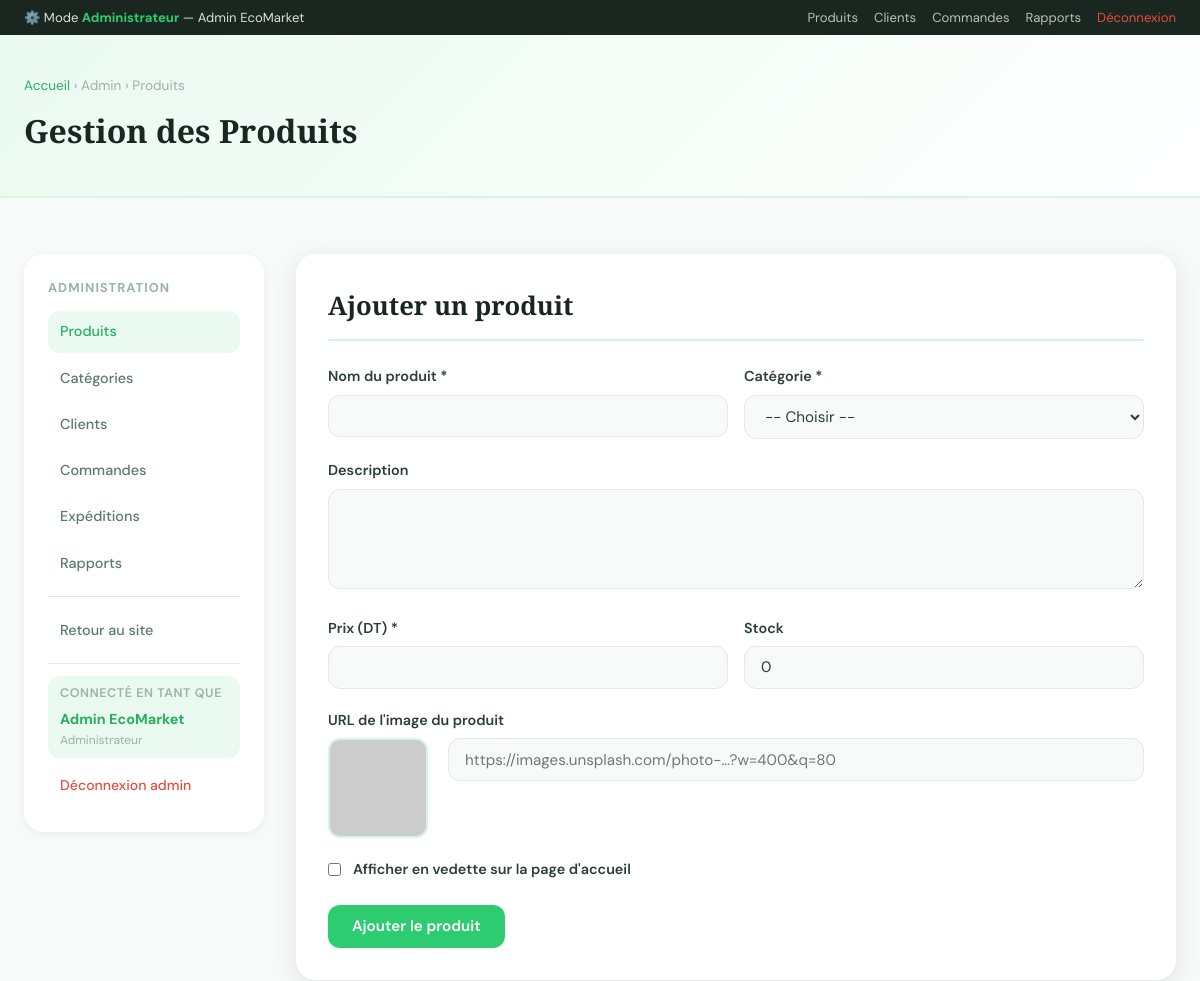
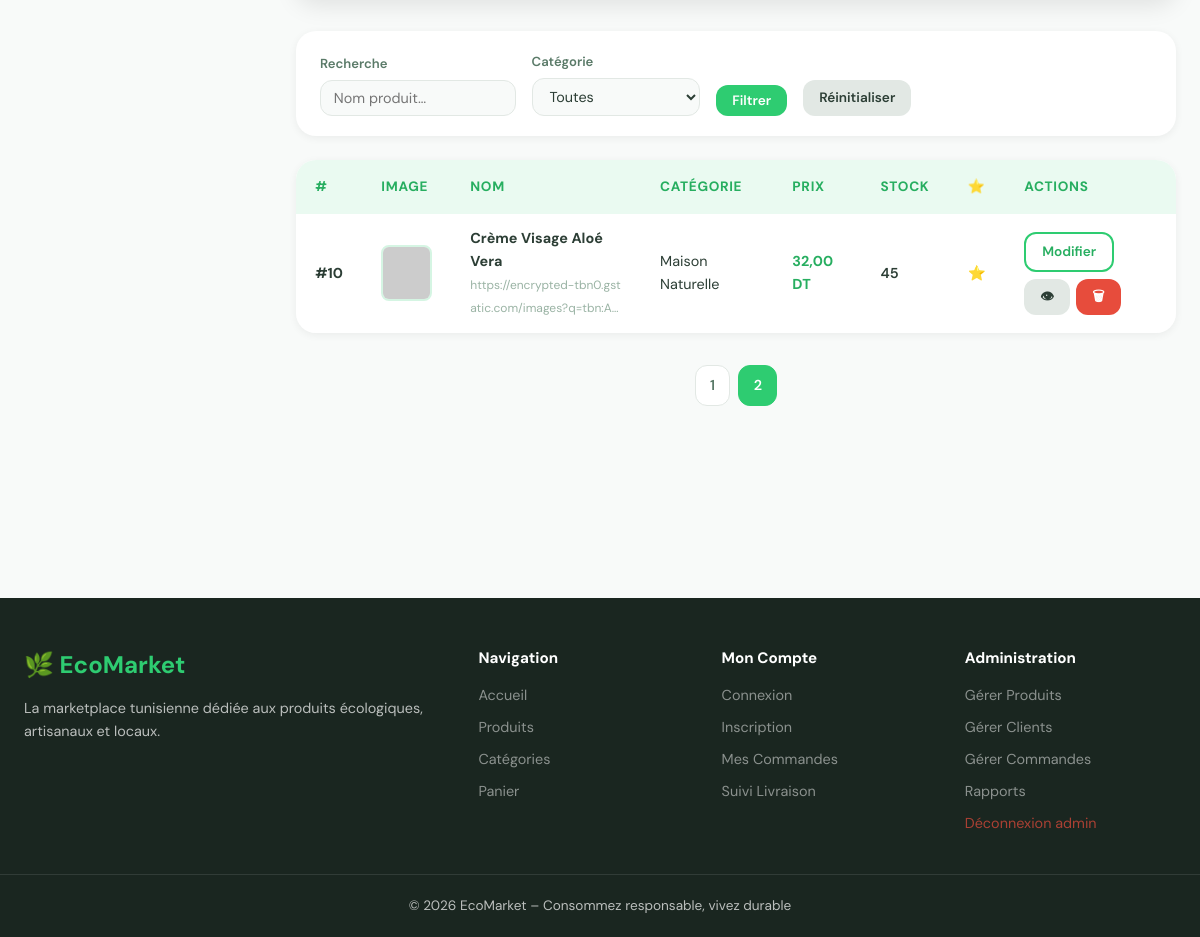
Screenshot of /admin/produits.php?page=2 (signed in) with the database file from the repository (2 pictures, top to bottom).
### tables this page shows
CREATE TABLE `produits` (
  `id` int(10) UNSIGNED NOT NULL,
  `nom` varchar(200) NOT NULL,
  `description` text DEFAULT NULL,
  `prix` decimal(10,2) NOT NULL CHECK (`prix` >= 0),
  `stock` int(10) UNSIGNED NOT NULL DEFAULT 0,
  `image` varchar(255) DEFAULT 'default.jpg',
  `categorie_id` int(10) UNSIGNED NOT NULL,
  `en_vedette` tinyint(1) DEFAULT 0,
  `created_at` timestamp NOT NULL DEFAULT current_timestamp()
);

CREATE TABLE `categories` (
  `id` int(10) UNSIGNED NOT NULL,
  `nom` varchar(100) NOT NULL,
  `description` text DEFAULT NULL,
  `icone` varchar(50) DEFAULT '?',
  `created_at` timestamp NOT NULL DEFAULT current_timestamp()
);

### includes/config.php (called while the page is built, shortened)
<?php
function e(string $v): string {
    return htmlspecialchars($v, ENT_QUOTES, 'UTF-8');
}
function prix(float $p): string {
    return number_format($p, 2, ',', ' ') . ' DT';
}
function paginate(int $total, int $page, int $perPage = PER_PAGE): array {
    $pages   = max(1, (int)ceil($total / $perPage));
    $page    = max(1, min($page, $pages));
    $offset  = ($page - 1) * $perPage;
    return ['page' => $page, 'pages' => $pages, 'offset' => $offset, 'total' => $total];
}
function imgUrl(string $image): string {
    $image = trim($image);
    if ($image === '' || $image === 'default.jpg' || $image === 'default.svg') {
        return IMG_DEFAULT;
    }
    if (filter_var($image, FILTER_VALIDATE_URL) && str_starts_with($image, 'http')) {
        return $image;
    }
    return IMG_DEFAULT;
}

### admin/produits.php (the view, shortened to what this page needs)
<?php
require_once __DIR__ . '/../includes/config.php';
$pdo = getPDO();
$edit = null;
$q    = trim($_GET['q'] ?? '');
$catF = (int)($_GET['cat'] ?? 0);
$where = ['1=1']; $params = [];
$wSQL = implode(' AND ', $where);
$stC  = $pdo->prepare("SELECT COUNT(*) FROM produits p WHERE $wSQL");
$stC->execute($params);
$page = max(1, (int)($_GET['page'] ?? 1));
$pg   = paginate((int)$stC->fetchColumn(), $page);
$stmt = $pdo->prepare("
    SELECT p.*, c.nom AS cat_nom FROM produits p
    JOIN categories c ON c.id=p.categorie_id
    WHERE $wSQL ORDER BY p.created_at DESC
    LIMIT " . PER_PAGE . " OFFSET " . $pg['offset']);
$stmt->execute($params);
$produits = $stmt->fetchAll();
include __DIR__ . '/../includes/header.php';
?>
<div class="page-header">
    <div class="container">
        <div class="breadcrumb"><a href="<?= SITE_URL ?>">Accueil</a> › Admin › Produits</div>
        <h1> Gestion des Produits</h1>
    </div>
</div>
<section class="section" style="padding-top:1.5rem;">
<div class="container">
<div class="admin-layout">
    <div class="admin-sidebar">
        <h3>Administration</h3>
        <a href="produits.php"    class="active">Produits</a>
        <a href="categories.php">Catégories</a>
        <a href="clients.php">    Clients</a>
        <a href="commandes.php"> Commandes</a>
        <a href="expeditions.php"> Expéditions</a>
        <a href="rapports.php">   Rapports</a>
        <hr style="border:none;border-top:1px solid var(--gray-200);margin:.75rem 0;">
        <a href="<?= SITE_URL ?>/index.php"> Retour au site</a>
        <hr style="border:none;border-top:1px solid var(--gray-200);margin:.75rem 0;">
        <div style="padding:.5rem .75rem;background:var(--green-xlight);border-radius:var(--radius);margin-bottom:.5rem;">
            <div style="font-size:.78rem;color:var(--gray-400);font-weight:600;text-transform:uppercase;letter-spacing:.05em;margin-bottom:.2rem;">Connecté en tant que</div>
            <div style="font-weight:700;color:var(--green-dark);font-size:.9rem;"><?= e($_SESSION['client_nom'] ?? '') ?></div>
            <div style="font-size:.75rem;color:var(--gray-400);">Administrateur</div>
        </div>
        <a href="<?= SITE_URL ?>/admin/logout.php" style="color:#e74c3c;font-size:.88rem;padding:.5rem .75rem;display:flex;align-items:center;gap:.4rem;"> Déconnexion admin</a>
    </div>
    <div>
        <div class="form-card" style="margin:0 0 2rem;max-width:100%;">
            <h2 class="form-title">
                <?= $edit ? ' Modifier le produit #' . $edit['id'] : 'Ajouter un produit' ?>
            </h2>
            <form method="POST" action="">
                <div class="form-row">
                    <div class="form-group">
                        <label class="form-label">Nom du produit *</label>
                        <input type="text" name="nom" class="form-control" required
                               value="<?= e($edit['nom'] ?? $_POST['nom'] ?? '') ?>">
                    </div>
                    <div class="form-group">
                        <label class="form-label">Catégorie *</label>
                        <select name="categorie_id" class="form-control" required>
                            <option value="">-- Choisir --</option>
                        </select>
                    </div>
                </div>
                <div class="form-group">
                    <label class="form-label">Description</label>
                    <textarea name="description" class="form-control"><?= e($edit['description'] ?? '') ?></textarea>
                </div>
                <div class="form-row">
                    <div class="form-group">
                        <label class="form-label">Prix (DT) *</label>
                        <input type="number" name="prix" step="0.01" min="0" class="form-control"
                               value="<?= e((string)($edit['prix'] ?? '')) ?>" required>
                    </div>
                    <div class="form-group">
                        <label class="form-label">Stock</label>
                        <input type="number" name="stock" min="0" class="form-control"
                               value="<?= e((string)($edit['stock'] ?? 0)) ?>">
                    </div>
                </div>
                <div class="form-group">
                    <label class="form-label"> URL de l'image du produit</label>
                    <?php
                    $currentImg = $edit['image'] ?? '';
                    $previewUrl = imgUrl($currentImg);
                    ?>
                    <div style="display:flex;gap:1.25rem;align-items:flex-start;margin-bottom:.85rem;">
                        <div style="flex-shrink:0;">
                            <img id="img-preview"
                                 src="<?= e($previewUrl) ?>"
                                 alt="Aperçu"
                                 style="width:100px;height:100px;object-fit:cover;
                                        border-radius:var(--radius);
                                        border:2px solid var(--green-light);
                                        background:var(--green-xlight);">
                        </div>
                        <div style="flex:1;">
                            <input type="url" name="image_url" class="form-control"
                                   value="<?= e($currentImg) ?>"
                                   placeholder="https://images.unsplash.com/photo-…?w=400&q=80">
                        </div>
                    </div>
                </div>
                <div class="form-group" style="display:flex;align-items:center;gap:.75rem;">
                    <input type="checkbox" name="en_vedette" id="vedette"
                           <?= ($edit['en_vedette'] ?? 0) ? 'checked' : '' ?> style="width:auto;">
                    <label for="vedette" class="form-label" style="margin:0;cursor:pointer;">
                         Afficher en vedette sur la page d'accueil
                    </label>
                </div>
                <div class="form-actions">
                    <button type="submit" class="btn btn-primary">
                        <?= $edit ? ' Enregistrer les modifications' : 'Ajouter le produit' ?>
                    </button>
                </div>
            </form>
        </div>
        <form method="GET" action="" class="filter-bar">
            <div class="filter-group">
                <label>Recherche</label>
                <input type="text" name="q" value="<?= e($q) ?>" placeholder="Nom produit…">
            </div>
            <div class="filter-group">
                <label>Catégorie</label>
                <select name="cat">
                    <option value="">Toutes</option>
                </select>
            </div>
            <button type="submit" class="btn btn-primary btn-sm">Filtrer</button>
            <a href="produits.php" class="btn btn-secondary btn-sm"> Réinitialiser</a>
        </form>
        <div class="table-wrapper">
            <table>
                <thead>
                    <tr>
                        <th>#</th>
                        <th>Image</th>
                        <th>Nom</th>
                        <th>Catégorie</th>
                        <th>Prix</th>
                        <th>Stock</th>
                        <th>⭐</th>
                        <th>Actions</th>
                    </tr>
                </thead>
                <tbody>
                    <?php foreach ($produits as $p): ?>
                    <tr>
                        <td><strong>#<?= $p['id'] ?></strong></td>
                        <td>
                            <img src="<?= e(imgUrl($p['image'] ?? '')) ?>"
                                 alt="<?= e($p['nom']) ?>"
                                 style="width:56px;height:56px;object-fit:cover;
                                        border-radius:8px;border:2px solid var(--green-light);
                                        background:var(--green-xlight);"
                                 onerror="this.src='https://placehold.co/56x56/d5f5e3/2ecc71?text=?'">
                        </td>
                        <td>
                            <strong><?= e($p['nom']) ?></strong>
                            <?php if ($p['image']): ?>
                            <br><small style="color:var(--gray-400);font-size:.75rem;word-break:break-all;">
                                <?= e(mb_strimwidth($p['image'], 0, 50, '…')) ?>
                            </small>
                            <?php endif; ?>
                        </td>
                        <td><?= e($p['cat_nom']) ?></td>
                        <td><strong style="color:var(--green-dark);"><?= prix((float)$p['prix']) ?></strong></td>
                        <td>
                            <?php if ($p['stock'] == 0): ?>
                                <span style="color:#e74c3c;font-weight:700;">0 ⚠️</span>
                            <?php else: ?>
                                <span style="font-weight:600;"><?= (int)$p['stock'] ?></span>
                            <?php endif; ?>
                        </td>
                        <td style="text-align:center;"><?= $p['en_vedette'] ? '⭐' : '—' ?></td>
                        <td>
                            <div style="display:flex;gap:.4rem;flex-wrap:wrap;">
                                <a href="?action=editer&id=<?= $p['id'] ?>" class="btn btn-outline btn-sm"> Modifier</a>
                                <a href="<?= SITE_URL ?>/pages/produit_detail.php?id=<?= $p['id'] ?>"
                                   target="_blank" class="btn btn-secondary btn-sm">👁</a>
                                <a href="?action=supprimer&id=<?= $p['id'] ?>" class="btn btn-danger btn-sm"
                                   onclick="return confirm('Supprimer « <?= e(addslashes($p['nom'])) ?> » ?')">🗑</a>
                            </div>
                        </td>
                    </tr>
                    <?php endforeach; ?>
                </tbody>
            </table>
        </div>
        <?php if ($pg['pages'] > 1): ?>
        <div class="pagination">
            <?php for ($i = 1; $i <= $pg['pages']; $i++): ?>
                <?php if ($i == $pg['page']): ?>
                    <span class="current"><?= $i ?></span>
                <?php else: ?>
                    <a href="?page=<?= $i ?><?= $q ? '&q='.urlencode($q) : '' ?><?= $catF ? '&cat='.$catF : '' ?>"><?= $i ?></a>
                <?php endif; ?>
            <?php endfor; ?>
        </div>
        <?php endif; ?>
    </div>
</div>
</div>
</section>
<?php include __DIR__ . '/../includes/footer.php'; ?>

### rows the page displays
produits: id "10", nom "Crème Visage Aloé Vera", image "https://encrypted-tbn0.gstatic.com/images?q=tbn:A…", categorie.nom "Maison Naturelle", prix "32,00 DT", stock "45"

### other values shown
$_SESSION['client_nom'] "Admin EcoMarket"
